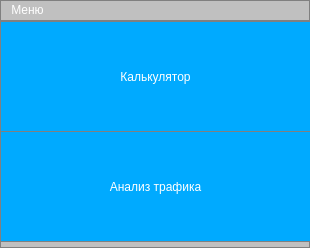
<?xml version="1.0" encoding="UTF-8"?>
<ui version="4.0">
 <class>MainWindow</class>
 <widget class="QMainWindow" name="MainWindow">
  <property name="geometry">
   <rect>
    <x>0</x>
    <y>0</y>
    <width>310</width>
    <height>248</height>
   </rect>
  </property>
  <property name="maximumSize">
   <size>
    <width>333</width>
    <height>296</height>
   </size>
  </property>
  <property name="font">
   <font>
    <pointsize>15</pointsize>
   </font>
  </property>
  <property name="windowTitle">
   <string>Проект</string>
  </property>
  <property name="styleSheet">
   <string notr="true">QMainWindow
{
	background-color: rgb(192, 192, 192);
	color: white;
	border: 1px solid gray;
}</string>
  </property>
  <widget class="QWidget" name="centralWidget">
   <widget class="QPushButton" name="pushButton_calculator">
    <property name="geometry">
     <rect>
      <x>0</x>
      <y>0</y>
      <width>311</width>
      <height>111</height>
     </rect>
    </property>
    <property name="styleSheet">
     <string notr="true">QPushButton
{
	background-color: rgb(0, 170, 255);
	color: white;
	border: 1px solid gray;
}
QPushButton:pressed {
background-color: qlineargradient(x1: 0, y1: 0,x2: 0, y2:1,
                              stop: 0 #00BFFF, stop: 1 #1E90FF);
}</string>
    </property>
    <property name="text">
     <string>Калькулятор</string>
    </property>
   </widget>
   <widget class="QPushButton" name="pushButton_trafficAnalysis">
    <property name="geometry">
     <rect>
      <x>0</x>
      <y>110</y>
      <width>311</width>
      <height>111</height>
     </rect>
    </property>
    <property name="styleSheet">
     <string notr="true">QPushButton
{
	background-color: rgb(0, 170, 255);
	color: white;
	border: 1px solid gray;
}
QPushButton:pressed {
background-color: qlineargradient(x1: 0, y1: 0,x2: 0, y2:1,
                              stop: 0 #00BFFF, stop: 1 #1E90FF);
}</string>
    </property>
    <property name="text">
     <string>Анализ трафика</string>
    </property>
   </widget>
  </widget>
  <widget class="QMenuBar" name="menuBar">
   <property name="geometry">
    <rect>
     <x>0</x>
     <y>0</y>
     <width>310</width>
     <height>28</height>
    </rect>
   </property>
   <property name="styleSheet">
    <string notr="true">QMenuBar
{
	background-color: rgb(192, 192, 192);
	color: white;
	border: 1px solid gray;
}</string>
   </property>
   <widget class="QMenu" name="menu">
    <property name="title">
     <string>Меню</string>
    </property>
    <addaction name="action_calculator"/>
    <addaction name="action_trafficAnalysis"/>
    <addaction name="separator"/>
    <addaction name="action_exit"/>
   </widget>
   <addaction name="menu"/>
  </widget>
  <action name="action_exit">
   <property name="text">
    <string>Выход</string>
   </property>
  </action>
  <action name="action_clear">
   <property name="text">
    <string>Отчистить экран</string>
   </property>
  </action>
  <action name="action_calculator">
   <property name="text">
    <string>Калькулятор</string>
   </property>
  </action>
  <action name="action_trafficAnalysis">
   <property name="text">
    <string>Анализатор трафика</string>
   </property>
  </action>
 </widget>
 <layoutdefault spacing="6" margin="11"/>
 <resources/>
 <connections>
  <connection>
   <sender>action_exit</sender>
   <signal>triggered()</signal>
   <receiver>MainWindow</receiver>
   <slot>close()</slot>
   <hints>
    <hint type="sourcelabel">
     <x>-1</x>
     <y>-1</y>
    </hint>
    <hint type="destinationlabel">
     <x>117</x>
     <y>195</y>
    </hint>
   </hints>
  </connection>
 </connections>
</ui>
